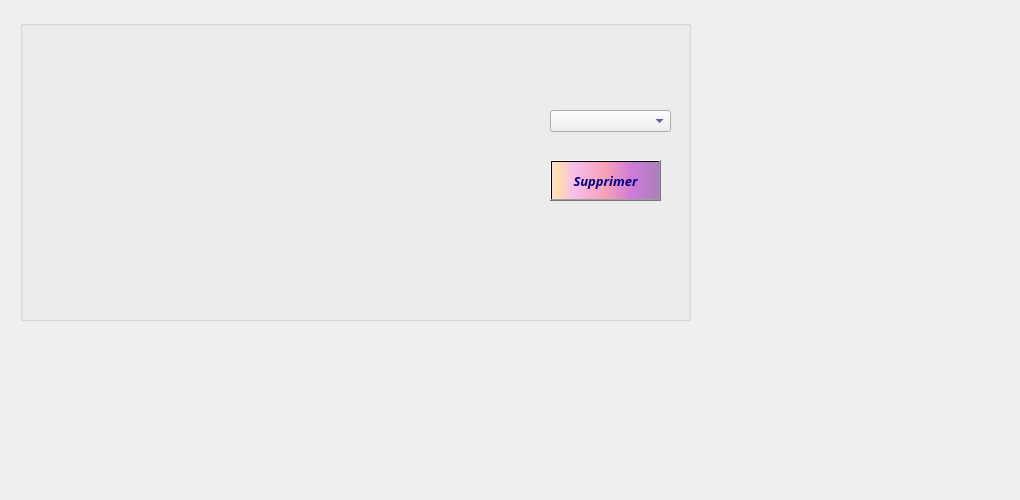
     <widget class="QWidget" name="tab_13">
      <attribute name="title">
       <string>Supprimer</string>
      </attribute>
      <widget class="QLabel" name="label_47">
       <property name="geometry">
        <rect>
         <x>-270</x>
         <y>-10</y>
         <width>1011</width>
         <height>491</height>
        </rect>
       </property>
       <property name="text">
        <string/>
       </property>
       <property name="pixmap">
        <pixmap>../../../../images_projets/donut-4838997_1920.jpg</pixmap>
       </property>
      </widget>
      <widget class="QGroupBox" name="groupBox_suppCl_2">
       <property name="geometry">
        <rect>
         <x>20</x>
         <y>20</y>
         <width>671</width>
         <height>301</height>
        </rect>
       </property>
       <property name="font">
        <font>
         <family>Lucida Calligraphy</family>
         <pointsize>16</pointsize>
         <weight>50</weight>
         <bold>false</bold>
        </font>
       </property>
       <property name="cursor">
        <cursorShape>ArrowCursor</cursorShape>
       </property>
       <property name="acceptDrops">
        <bool>false</bool>
       </property>
       <property name="layoutDirection">
        <enum>Qt::LeftToRight</enum>
       </property>
       <property name="autoFillBackground">
        <bool>false</bool>
       </property>
       <property name="styleSheet">
        <string notr="true">color:rgb(0, 0, 127);
border-color: rgb(170, 0, 255);</string>
       </property>
       <property name="title">
        <string/>
       </property>
       <widget class="QLabel" name="label_48">
        <property name="geometry">
         <rect>
          <x>168</x>
          <y>318</y>
          <width>2101</width>
          <height>2211</height>
         </rect>
        </property>
        <property name="text">
         <string/>
        </property>
        <property name="pixmap">
         <pixmap>macaron.jpg</pixmap>
        </property>
       </widget>
       <widget class="QPushButton" name="pushButton_suppCl_2">
        <property name="geometry">
         <rect>
          <x>530</x>
          <y>140</y>
          <width>111</width>
          <height>41</height>
         </rect>
        </property>
        <property name="font">
         <font>
          <family>Lucida Calligraphy</family>
          <pointsize>10</pointsize>
          <weight>75</weight>
          <italic>true</italic>
          <bold>true</bold>
          <underline>false</underline>
          <strikeout>false</strikeout>
         </font>
        </property>
        <property name="styleSheet">
         <string notr="true">background-color: qlineargradient(spread:pad, x1:1, y1:0, x2:1, y2:0, stop:0.919598 rgba(255, 0, 111, 255), stop:0.98 rgba(0, 0, 0, 255), stop:1 rgba(235, 148, 61, 255));
color: rgb(0, 0, 127);
background-color: qlineargradient(spread:pad, x1:0, y1:0, x2:1, y2:0, stop:0.0100503 rgba(252, 222, 204, 255), stop:0.0502513 rgba(254, 223, 175, 255), stop:0.211055 rgba(246, 189, 237, 255), stop:0.487437 rgba(249, 162, 183, 255), stop:0.753769 rgba(206, 122, 218, 255), stop:1 rgba(170, 128, 185, 255));</string>
        </property>
        <property name="text">
         <string>Supprimer</string>
        </property>
        <property name="checkable">
         <bool>false</bool>
        </property>
        <property name="autoRepeatDelay">
         <number>303</number>
        </property>
       </widget>
       <widget class="QComboBox" name="comboBox_suppCl_2">
        <property name="geometry">
         <rect>
          <x>530</x>
          <y>90</y>
          <width>121</width>
          <height>22</height>
         </rect>
        </property>
       </widget>
      </widget>
     </widget>
